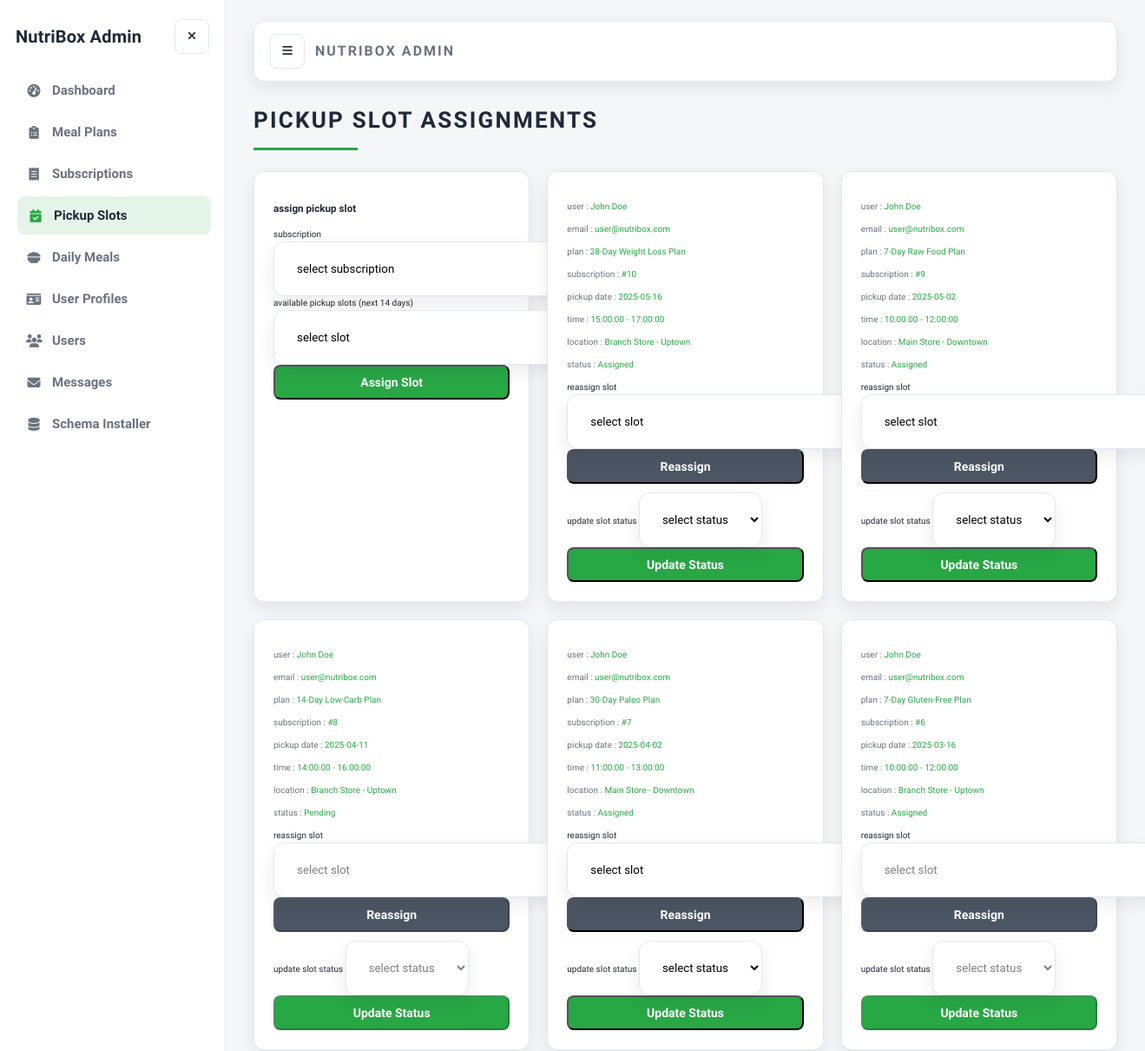
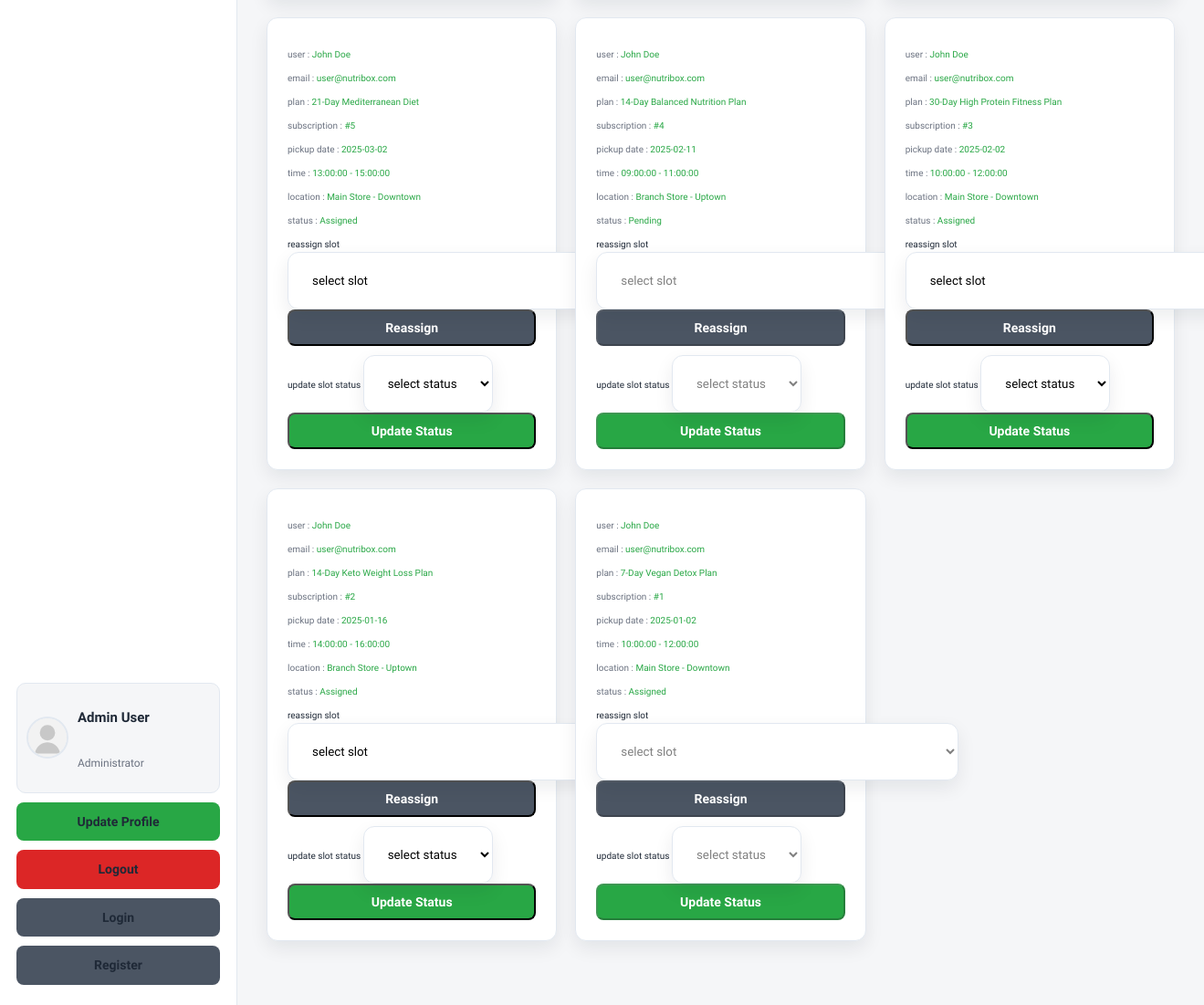
Screenshot of /admin/admin_pickup_slots.php (signed in) with the database file from the repository (2 pictures, top to bottom).
### tables this page shows
CREATE TABLE IF NOT EXISTS users (
  id INT(100) NOT NULL AUTO_INCREMENT,
  name VARCHAR(100) NOT NULL,
  email VARCHAR(100) NOT NULL,
  password VARCHAR(255) NOT NULL,
  user_type VARCHAR(20) NOT NULL DEFAULT 'user',
  image VARCHAR(100) NOT NULL DEFAULT 'default-avatar.svg',
  PRIMARY KEY (id),
  UNIQUE KEY unique_email (email)
);

CREATE TABLE IF NOT EXISTS subscription_pickup_slots (
  id INT(100) NOT NULL AUTO_INCREMENT,
  subscription_id INT(100) NOT NULL,
  pickup_slot_id INT(100) DEFAULT NULL,
  pickup_date DATE NOT NULL,
  time_from TIME NOT NULL,
  time_to TIME NOT NULL,
  location VARCHAR(255) NOT NULL,
  status VARCHAR(20) NOT NULL DEFAULT 'Assigned',
  created_at TIMESTAMP NOT NULL DEFAULT CURRENT_TIMESTAMP,
  updated_at TIMESTAMP NOT NULL DEFAULT CURRENT_TIMESTAMP ON UPDATE CURRENT_TIMESTAMP,
  PRIMARY KEY (id),
  KEY idx_subscription_id (subscription_id),
  KEY idx_pickup_slot_id (pickup_slot_id)
);

CREATE TABLE IF NOT EXISTS meal_plans (
  id INT(100) NOT NULL AUTO_INCREMENT,
  name VARCHAR(100) NOT NULL,
  description VARCHAR(500) NOT NULL,
  price INT(100) NOT NULL,
  duration INT(10) NOT NULL COMMENT 'Duration in days',
  calories INT(10) NOT NULL,
  diet_type VARCHAR(50) NOT NULL,
  image VARCHAR(100) NOT NULL,
  PRIMARY KEY (id)
);

CREATE TABLE IF NOT EXISTS subscriptions (
  id INT(100) NOT NULL AUTO_INCREMENT,
  user_id INT(100) NOT NULL,
  meal_plan_id INT(100) NOT NULL,
  start_date DATE NOT NULL,
  end_date DATE NOT NULL,
  status VARCHAR(20) NOT NULL DEFAULT 'Pending',
  payment_status VARCHAR(20) NOT NULL DEFAULT 'Unpaid',
  approval_status VARCHAR(20) NOT NULL DEFAULT 'Pending',
  change_requested_plan_id INT(100) DEFAULT NULL,
  pause_start DATE DEFAULT NULL,
  pause_end DATE DEFAULT NULL,
  original_price INT(100) DEFAULT NULL,
  overridden_price INT(100) DEFAULT NULL,
  PRIMARY KEY (id),
  KEY idx_user_id (user_id),
  KEY idx_meal_plan_id (meal_plan_id)
);

### admin/admin_pickup_slots.php (the view, shortened to what this page needs)
<?php
require_once __DIR__ . "/../config.php";
$select_assignments = $conn->prepare(
    "SELECT sps.*, s.status AS subscription_status, s.approval_status, u.name AS user_name, u.email,
            m.name AS meal_name
     FROM `subscription_pickup_slots` AS sps
     INNER JOIN `subscriptions` AS s ON sps.subscription_id = s.id
     INNER JOIN `users` AS u ON s.user_id = u.id
     INNER JOIN `meal_plans` AS m ON s.meal_plan_id = m.id
     ORDER BY sps.pickup_date DESC, sps.id DESC",
);
$select_assignments->execute();
?>
<!DOCTYPE html>
<html lang="en">
<head>
   <link rel="stylesheet" href="https://cdnjs.cloudflare.com/ajax/libs/font-awesome/6.1.1/css/all.min.css">
   <link rel="stylesheet" href="css/admin_style.css">
</head>
<body class="admin-body">
<?php include "admin_header.php"; ?>
<section class="placed-orders">
   <h1 class="title">pickup slot assignments</h1>
   <div class="box-container">
      <div class="box">
         <h3>assign pickup slot</h3>
         <form action="" method="POST">
            <label for="subscription_id">subscription</label>
            <select name="subscription_id" id="subscription_id" class="box" required>
               <option value="" selected disabled>select subscription</option>
            </select>
            <label for="pickup_slot_id">available pickup slots (next 14 days)</label>
            <select name="pickup_slot_id" id="pickup_slot_id" class="box" required>
               <option value="" selected disabled>select slot</option>
            </select>
            <input type="submit" name="assign_slot" class="btn" value="assign slot">
         </form>
      </div>
      <?php if ($select_assignments->rowCount() > 0) {
          while ($assignment = $select_assignments->fetch(PDO::FETCH_ASSOC)) {
              $read_only =
                  $assignment["subscription_status"] !== "Active" ||
                  $assignment["approval_status"] !== "Approved" ||
                  $assignment["status"] !== "Assigned"; ?>
      <div class="box">
         <p> user : <span><?= $assignment["user_name"] ?></span> </p>
         <p> email : <span><?= $assignment["email"] ?></span> </p>
         <p> plan : <span><?= $assignment["meal_name"] ?></span> </p>
         <p> subscription : <span>#<?= $assignment[
             "subscription_id"
         ] ?></span> </p>
         <p> pickup date : <span><?= $assignment["pickup_date"] ?></span> </p>
         <p> time : <span><?= $assignment["time_from"] ?> - <?= $assignment[
     "time_to"
 ] ?></span> </p>
         <p> location : <span><?= $assignment["location"] ?></span> </p>
         <p> status : <span><?= $assignment["status"] ?></span> </p>
         <form action="" method="POST" style="margin-top:1rem;">
            <label for="reassign_slot_<?= $assignment[
                "id"
            ] ?>">reassign slot</label>
            <select name="pickup_slot_id" id="reassign_slot_<?= $assignment[
                "id"
            ] ?>" class="box" required <?= $read_only ? "disabled" : "" ?>>
               <option value="" selected disabled>select slot</option>
            </select>
            <input type="submit" name="reassign_slot" class="option-btn" value="reassign" <?= $read_only
                ? "disabled"
                : "" ?>>
         </form>
         <form action="" method="POST" style="margin-top:1rem;">
            <label for="slot_status_<?= $assignment[
                "id"
            ] ?>">update slot status</label>
            <select name="slot_status" id="slot_status_<?= $assignment[
                "id"
            ] ?>" class="box" required <?= $read_only ? "disabled" : "" ?>>
               <option value="" selected disabled>select status</option>
            </select>
            <input type="submit" name="update_slot_status" class="btn" value="update status" <?= $read_only
                ? "disabled"
                : "" ?>>
         </form>
      </div>
      <?php
          }
      } else {
          echo '<p class="empty">no pickup slots assigned yet!</p>';
      } ?>
   </div>
</section>
<?php include "admin_footer.php"; ?>
</body>
</html>

### admin/admin_sidebar.php (shortened to what this page needs)
<?php
function admin_nav_link($label, $href, $icon, $aliases = [])
{
    $current_page = basename($_SERVER["PHP_SELF"]);
    $active = in_array($current_page, array_merge([$href], $aliases), true);
    $active_class = $active ? " active" : "";
    echo '<a class="nav-link' .
        $active_class .
        '" href="' .
        $href .
        '"><i class="fas ' .
        $icon .
        '"></i><span>' .
        $label .
        "</span></a>";
}
?>
<aside class="admin-sidebar">
   <div class="sidebar-brand">
      <a href="admin_page.php" class="logo">NutriBox Admin</a>
      <button class="icon-btn sidebar-close" type="button" data-sidebar-toggle aria-label="Close sidebar">
         <i class="fas fa-times"></i>
      </button>
   </div>
   <nav class="sidebar-nav">
      <?php
      admin_nav_link("Dashboard", "admin_page.php", "fa-gauge-high");
      ?>
   </nav>
   <div class="sidebar-footer">
      <?php
      $select_profile = $conn->prepare("SELECT * FROM `users` WHERE id = ?");
      $select_profile->execute([$admin_id]);
      $fetch_profile = $select_profile->fetch(PDO::FETCH_ASSOC);
      ?>
      <div class="profile-card">
         <img src="../uploaded_img/<?= $fetch_profile["image"] ?>" alt="">
         <div class="profile-info">
            <p class="profile-name"><?= $fetch_profile["name"] ?></p>
            <p class="profile-role">Administrator</p>
         </div>
      </div>
      <a href="admin_update_profile.php" class="btn">update profile</a>
      <a href="../user/logout.php" class="delete-btn">logout</a>
      <div class="flex-btn">
         <a href="login.php" class="option-btn">login</a>
         <a href="register.php" class="option-btn">register</a>
      </div>
   </div>
</aside>

### rows the page displays
users: image (placeholder picture), name "Admin User"
subscription_pickup_slots: users.name "John Doe", users.email "user@nutribox.com", meal_plans.name "28-Day Weight Loss Plan", subscription "10", pickup_date "2025-05-16", time_from "15:00:00", time_to "17:00:00", location "Branch Store - Uptown", status "Assigned"
subscriptions: reassign_slot "reassign", update_slot_status "update status"
subscription_pickup_slots: users.name "John Doe", users.email "user@nutribox.com", meal_plans.name "7-Day Raw Food Plan", subscription "9", pickup_date "2025-05-02", time_from "10:00:00", time_to "12:00:00", location "Main Store - Downtown", status "Assigned"
subscriptions: reassign_slot "reassign", update_slot_status "update status"
subscription_pickup_slots: users.name "John Doe", users.email "user@nutribox.com", meal_plans.name "14-Day Low-Carb Plan", subscription "8", pickup_date "2025-04-11", time_from "14:00:00", time_to "16:00:00", location "Branch Store - Uptown", status "Pending"
subscriptions: reassign_slot "reassign", update_slot_status "update status"
subscription_pickup_slots: users.name "John Doe", users.email "user@nutribox.com", meal_plans.name "30-Day Paleo Plan", subscription "7", pickup_date "2025-04-02", time_from "11:00:00", time_to "13:00:00", location "Main Store - Downtown", status "Assigned"
subscriptions: reassign_slot "reassign", update_slot_status "update status"
subscription_pickup_slots: users.name "John Doe", users.email "user@nutribox.com", meal_plans.name "7-Day Gluten-Free Plan", subscription "6", pickup_date "2025-03-16", time_from "10:00:00", time_to "12:00:00", location "Branch Store - Uptown", status "Assigned"
subscriptions: reassign_slot "reassign", update_slot_status "update status"
subscription_pickup_slots: users.name "John Doe", users.email "user@nutribox.com", meal_plans.name "21-Day Mediterranean Diet", subscription "5", pickup_date "2025-03-02", time_from "13:00:00", time_to "15:00:00", location "Main Store - Downtown", status "Assigned"
subscriptions: reassign_slot "reassign", update_slot_status "update status"
subscription_pickup_slots: users.name "John Doe", users.email "user@nutribox.com", meal_plans.name "14-Day Balanced Nutrition Plan", subscription "4", pickup_date "2025-02-11", time_from "09:00:00", time_to "11:00:00", location "Branch Store - Uptown", status "Pending"
subscriptions: reassign_slot "reassign", update_slot_status "update status"
subscription_pickup_slots: users.name "John Doe", users.email "user@nutribox.com", meal_plans.name "30-Day High Protein Fitness Plan", subscription "3", pickup_date "2025-02-02", time_from "10:00:00", time_to "12:00:00", location "Main Store - Downtown", status "Assigned"
subscriptions: reassign_slot "reassign", update_slot_status "update status"
subscription_pickup_slots: users.name "John Doe", users.email "user@nutribox.com", meal_plans.name "14-Day Keto Weight Loss Plan", subscription "2", pickup_date "2025-01-16", time_from "14:00:00", time_to "16:00:00", location "Branch Store - Uptown", status "Assigned"
subscriptions: reassign_slot "reassign", update_slot_status "update status"
subscription_pickup_slots: users.name "John Doe", users.email "user@nutribox.com", meal_plans.name "7-Day Vegan Detox Plan", subscription "1", pickup_date "2025-01-02", time_from "10:00:00", time_to "12:00:00", location "Main Store - Downtown", status "Assigned"
subscriptions: reassign_slot "reassign", update_slot_status "update status"

### other values shown
$label "Dashboard Meal Plans Subscriptions Pickup Slots Daily Meals User Profiles Users Messages Schema Installer"
